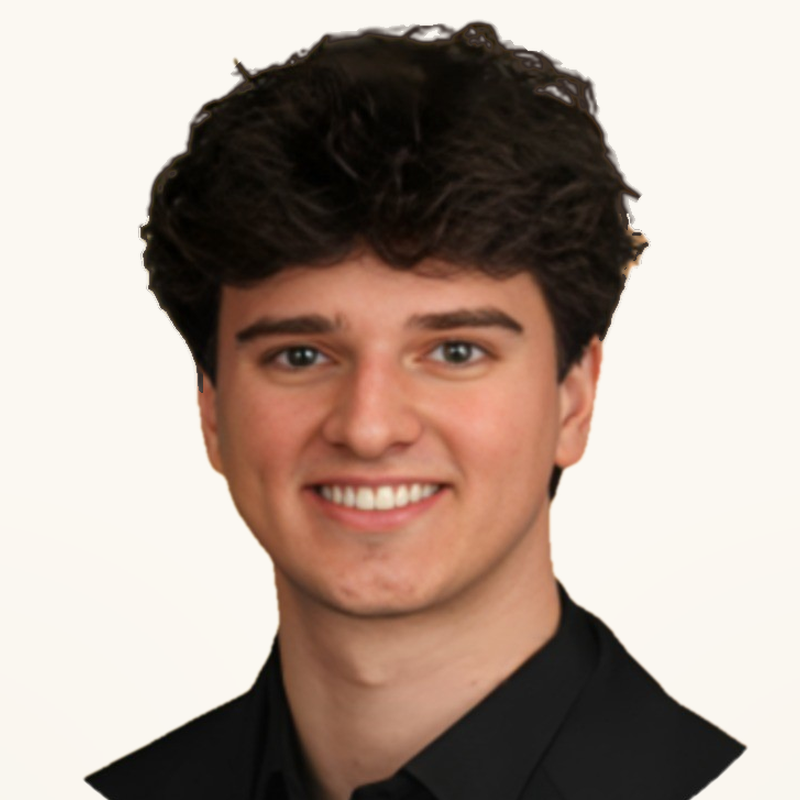
#> input picture tools/headshot.png, 800 x 800 px
$ python scanline.py
#> lines starting #> are read from the running program, lines starting #| are printed output that depends on the picture; after the words box and inside, x2 and y2 are one past the last pixel; in counts of white or black regions, pixels touching at a corner belong together
"""Turn tools/headshot.png into the card's scan-line portrait.

The portrait is 95 horizontal lines. Nothing is shaded: each line only gets
thicker or thinner along its length, and lifts by a pixel or two, following the
photo's luminance under it. On the dark card a line swells where the photo is
bright; on the light card it swells where the photo is dark, so both read as
the same picture instead of one being the other's negative.

    pip install -r tools/requirements.txt
    python3 tools/scanline.py            # writes portrait_dark.json, portrait_light.json
    python3 tools/scanline.py --preview  # also writes PNG previews beside them

The output is plain SVG path data, so the card builder needs no dependencies.
"""
import argparse
import json
from pathlib import Path

import numpy as np
from PIL import Image, ImageDraw, ImageFilter, ImageOps

HERE = Path(__file__).resolve().parent
WIDTH, HEIGHT = 300, 380
PITCH = 4
ROWS = HEIGHT // PITCH
STEP = 2                      # one sample every 2 px along a line
#: Cream rows added above the photo: its hair nearly touches the top edge.
PAD_TOP = 60
BACKDROP = (251, 248, 242)
CENTER_X = 392                # middle of the head in the 800 px wide source
#: Line weight on the empty backdrop, and the range it sweeps on the subject.
THIN = 0.45
WEIGHT = {"dark": (0.6, 3.5), "light": (0.5, 3.3)}
GAMMA = {"dark": 1.5, "light": 1.15}
#: Share of the tone curve taken from the subject's own histogram. A face is a
#: narrow band of bright values; ranking them spreads that band over the whole
#: range of line weights, which is what makes eyes and mouth readable.
EQUALIZE = 0.65
LIFT = 1.2                    # px a line rises over the brightest skin
TOLERANCE = 0.08              # px of error allowed when dropping path points


def flood_from_border(candidate):
    """The part of `candidate` connected to the frame edge: the backdrop."""
    reached = np.zeros_like(candidate)
    reached[0], reached[-1] = candidate[0], candidate[-1]
    reached[:, 0], reached[:, -1] = candidate[:, 0], candidate[:, -1]
    while True:
        grown = reached.copy()
        grown[1:] |= reached[:-1]
        grown[:-1] |= reached[1:]
        grown[:, 1:] |= reached[:, :-1]
        grown[:, :-1] |= reached[:, 1:]
        grown &= candidate
        if grown.sum() == reached.sum():
            return grown
        reached = grown


def fields(source):
    """Per-pixel (subject coverage, luminance 0..1) at WIDTH by HEIGHT."""
    photo = Image.open(source).convert("RGB")
#> photo is the input picture: PIL image 800x800 RGB; mean R, G, B 175.6, 159.4, 149.4
    padded = Image.new("RGB", (photo.width, photo.height + PAD_TOP), BACKDROP)
    padded.paste(photo, (0, PAD_TOP))
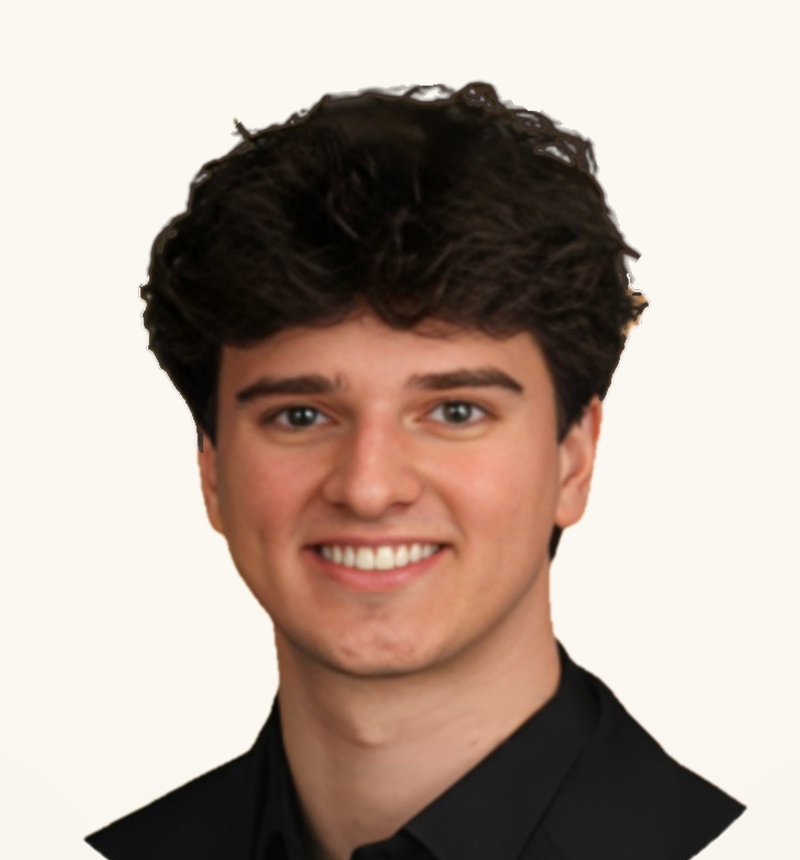
#> padded: PIL image 800x860 RGB; mean R, G, B 180.8, 165.6, 155.9
    crop_w = round(padded.height * WIDTH / HEIGHT)
#> crop_w = 679
    left = CENTER_X - crop_w // 2
#> left = 53
    frame = padded.crop((left, 0, left + crop_w, padded.height))

    big = frame.resize((WIDTH * 2, HEIGHT * 2), Image.Resampling.LANCZOS)
    hsv = np.asarray(big.convert("HSV")).astype(int)
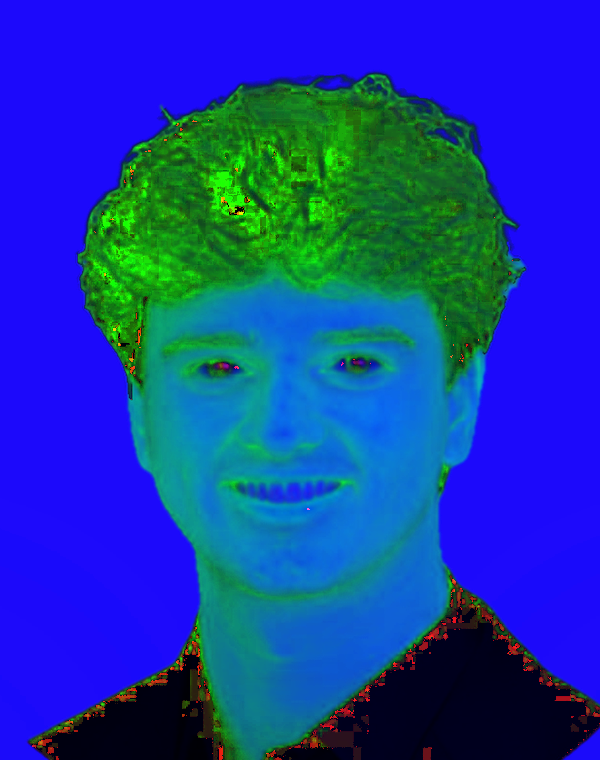
#> hsv: shape (760, 600, 3) int64; mean R, G, B 21.8, 59.9, 168.5
    backdrop = flood_from_border((hsv[..., 1] <= 30) & (hsv[..., 2] >= 225))
#> in flood_from_border, `reached[0], reached[-1] = candidate[0], candidate[-1]`: reached: shape (760, 600) bool; 0.15% white in thin lines or dots
#> in flood_from_border, `reached[:, 0], reached[:, -1] = candidate[:, 0], candidate[:, -1]`:
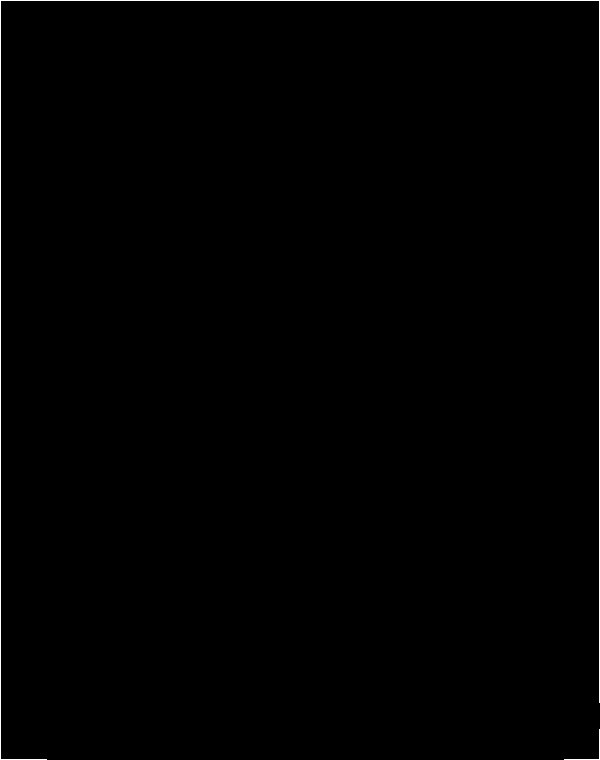
#> reached: shape (760, 600) bool; 0.48% white in thin lines or dots
#> after the loop in flood_from_border, `while True:`:
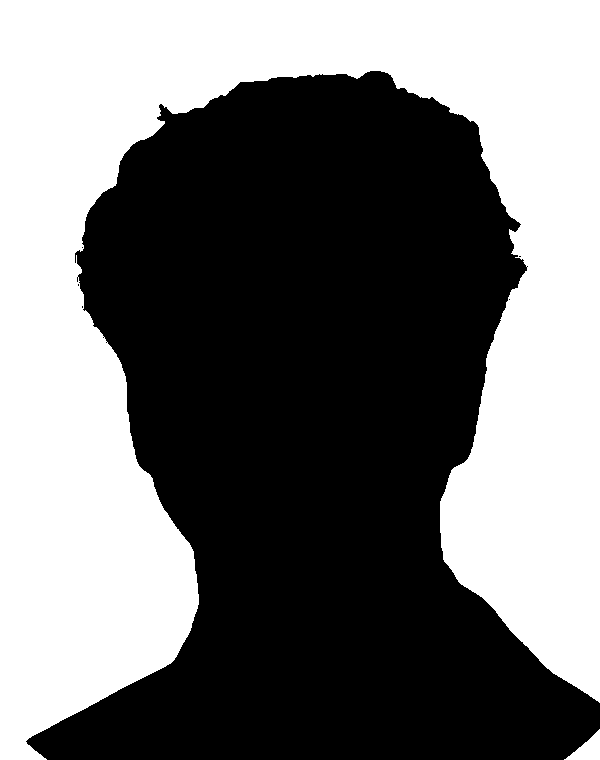
#> grown: shape (760, 600) bool; 45.9% white; 2 white regions, box (x1, y1, x2, y2) and area: (0, 0, 600, 760) 208538, (564, 729, 600, 760) 540
    subject = Image.fromarray((~backdrop * 255).astype(np.uint8))
    coverage = np.asarray(
        subject.resize((WIDTH, HEIGHT), Image.Resampling.BOX)
        .filter(ImageFilter.GaussianBlur(1.2))
    ) / 255.0
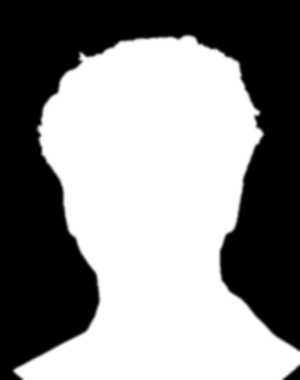
#> coverage: shape (380, 300) float64; min 0, max 1, mean 0.542

    gray = ImageOps.autocontrast(
        frame.resize((WIDTH, HEIGHT), Image.Resampling.LANCZOS).convert("L"), cutoff=1
    )
    base = np.asarray(gray).astype(float)
    # Lift small features (eyes, brows, teeth) over the broad light and shade.
    blurred = np.asarray(gray.filter(ImageFilter.GaussianBlur(5))).astype(float)
    luminance = np.clip(base + 1.6 * (base - blurred), 0, 255) / 255.0
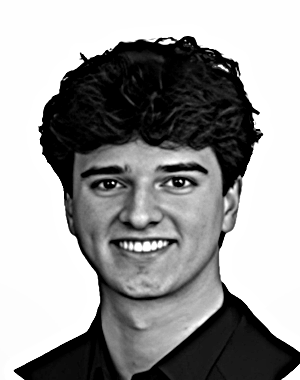
#> luminance: shape (380, 300) float64; min 0, max 1, mean 0.609
    inside = np.sort(luminance[coverage > 0.6])
    low, high = np.percentile(inside, 2), np.percentile(inside, 99)
#> low = 0; high = 0.915
    linear = np.clip((luminance - low) / max(high - low, 1e-6), 0, 1)
    ranked = np.searchsorted(inside, luminance) / len(inside)
    return coverage, EQUALIZE * ranked + (1 - EQUALIZE) * linear


def smooth(values, sigma=0.9):
    radius = int(sigma * 3)
    kernel = np.exp(-0.5 * (np.arange(-radius, radius + 1) / sigma) ** 2)
    kernel /= kernel.sum()
    padded = np.pad(values, radius, mode="edge")
    return np.convolve(padded, kernel, mode="valid")


def simplify(points):
    """Ramer-Douglas-Peucker, so flat backdrop runs cost two points, not 150."""
    if len(points) < 3:
        return points
    (x0, y0), (x1, y1) = points[0], points[-1]
    dx, dy = x1 - x0, y1 - y0
    length = (dx * dx + dy * dy) ** 0.5 or 1.0
    worst, index = 0.0, 0
    for i in range(1, len(points) - 1):
        px, py = points[i]
        distance = abs(dy * (px - x0) - dx * (py - y0)) / length
        if distance > worst:
            worst, index = distance, i
    if worst <= TOLERANCE:
        return [points[0], points[-1]]
    return simplify(points[: index + 1])[:-1] + simplify(points[index:])


def number(value):
    text = f"{value:.1f}"
    return text[:-2] if text.endswith(".0") else text


def build(source, polarity):
    coverage, luminance = fields(source)
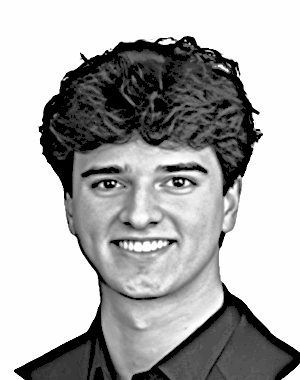
#> luminance: shape (380, 300) float64; min 0, max 0.996, mean 0.684
    low, high = WEIGHT[polarity]
    xs = np.arange(0, WIDTH + 1, STEP).clip(max=WIDTH - 1)
    rows = []
    for row in range(ROWS):
        band = slice(row * PITCH, (row + 1) * PITCH)
        cover = smooth(coverage[band].mean(axis=0))[xs]
        light = smooth(luminance[band].mean(axis=0))[xs]
        ink = light if polarity == "dark" else 1.0 - light
        weight = THIN + cover * (low + (ink ** GAMMA[polarity]) * (high - low) - THIN)
        center = row * PITCH + PITCH / 2 - LIFT * cover * light
        x_out = np.arange(0, WIDTH + 1, STEP)
        top = simplify(list(zip(x_out.tolist(), (center - weight / 2).tolist())))
        bottom = simplify(list(zip(x_out.tolist(), (center + weight / 2).tolist())))
        path = "M" + "L".join(f"{number(x)} {number(y)}" for x, y in top)
        path += "L" + "L".join(f"{number(x)} {number(y)}" for x, y in reversed(bottom))
        rows.append(path + "Z")
#> this loop made 95 passes
#> top on passes 1 to 8: [(0, 1.77), (300, 1.77)], [(0, 5.78), (300, 5.78)], [(0, 9.78), (300, 9.78)], [(0, 13.78), (300, 13.78)], [(0, 17.77), (300, 17.77)], [(0, 21.77), (300, 21.77)], [(0, 25.77), (300, 25.77)], [(0, 29.77), (300, 29.77)]
    return {"width": WIDTH, "height": HEIGHT, "pitch": PITCH, "rows": rows}


def preview(portrait, polarity, path):
    scale = 3
    surface, ink = (((11, 13, 16), (232, 236, 241)) if polarity == "dark"
                    else ((251, 251, 248), (20, 23, 27)))
    image = Image.new("RGB", (WIDTH * scale, HEIGHT * scale), surface)
    draw = ImageDraw.Draw(image)
    for row in portrait["rows"]:
        pairs = row[1:-1].split("L")
        points = [tuple(float(v) * scale for v in pair.split()) for pair in pairs]
        draw.polygon(points, fill=ink)
    image.save(path)


def main():
    parser = argparse.ArgumentParser()
    parser.add_argument("--source", type=Path, default=HERE / "headshot.png")
    parser.add_argument("--preview", action="store_true")
    args = parser.parse_args()
    for polarity in ("dark", "light"):
        portrait = build(args.source, polarity)
        output = HERE / f"portrait_{polarity}.json"
        output.write_text(json.dumps(portrait) + "\n", encoding="utf-8")
        print(f"wrote {output} ({output.stat().st_size // 1024} KB)")
        if args.preview:
            preview(portrait, polarity, HERE / f"portrait_{polarity}.png")


if __name__ == "__main__":
    main()
